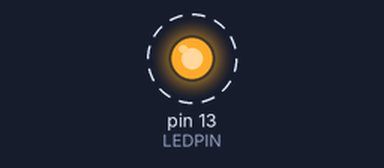
The sketch below on a simulated Arduino Mega 2560, built with avr-gcc and run on an emulated ATmega2560. Shown: output pins drawn as LEDs (lit = HIGH). Dashed ring = blinking. No radio packets arrive unless stated; pins used as bus, display or sensor lines are not drawn.

Above: at 0.09 s.
Timing chart, 0 to 3.0 s (numbered marks = the images above):
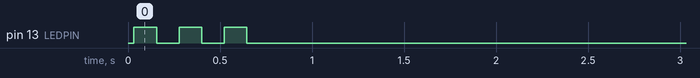

Measured:
- by itself, pin 13 (LEDPIN): alternates HIGH for 0.12 s and LOW for 0.12 s, 5 changes in all, then stays LOW

The sketch:

RadioPassthrough.ino
```cpp
// Timeout in ms to wait for a serial message
#define SERIALBAUD 115200
#define SERIALTIMEOUT 5

// Timeout in ms to wait for a radio message
#define RADIOTIMEOUT 5

// Whether to output diagnotic messages on the serial console - set to 1 to see messages
#define CONSOLE 0

//
// Support for switchable console output and printf formatting
//

char outbuffer[256];
#define console(...) { if (CONSOLE) { sprintf(outbuffer, __VA_ARGS__); Serial.print(outbuffer); }; };

//
// Radio support and wrappers for basic functionality
//

#include <SPI.h>
#include <RH_RF95.h>

#define RFM95_CS 4
#define RFM95_RST 2
#define RFM95_INT 3
#define RF95_FREQ 434.0

// Singleton instance of the radio driver
RH_RF95 radio(RFM95_CS, RFM95_INT);

bool radioinit() {
  return radio.init();
}

bool setFrequency(float freq) {
  return radio.setFrequency(freq);
}

void setTxPower(int8_t power, bool useRFO) {
  radio.setTxPower(power, useRFO);
}

bool radiosend(const uint8_t *buffer, uint8_t length) {
  radio.send(buffer, length);
  radio.waitPacketSent();
  return true;
}

bool radiorecv(uint8_t *buffer, uint8_t* length) {
   if (radio.waitAvailableTimeout(RADIOTIMEOUT)) {
       if (radio.recv(buffer, length) && (*length) > 0) {
           return true;
       }
   }
   return false;
}

//
// Allow for easy redefinition of the relevant serial port
//

#define rPi Serial3

//
// Suport for blinking the board's LED, no use of delay!!!
//

#define LEDPIN LED_BUILTIN
#define LEDINT 100

unsigned long transtime = 0;
unsigned int ledstate = LOW;
unsigned int ledcount = 0;

void blinkit(int count=1) {
  ledcount += count;
  if (transtime == 0) {
    ledstate = HIGH;
    digitalWrite(LEDPIN,ledstate);
    transtime = (millis()+LEDINT);
  }
}

void blinker() {
  if (transtime > 0 && millis() > transtime) {
    if (ledstate == HIGH) {
      ledstate = LOW;
      digitalWrite(LEDPIN,ledstate);
      ledcount--;
      if (ledcount == 0) {
        transtime = 0;
      } else {
        transtime = (millis()+LEDINT);
      }
    } else {
      ledstate = HIGH;
      digitalWrite(LEDPIN,ledstate);
      transtime = (millis()+LEDINT);
    }
  }
}

//
// Support for computing checksums
//

unsigned long crc32b(uint8_t *buffer, int len) {
   int i, j;
   unsigned long byte, crc, mask;

   i = 0;
   crc = 0xFFFFFFFF;
   while (i < len) {
      byte = buffer[i];            // Get next byte.
      crc = crc ^ byte;
      for (j = 7; j >= 0; j--) {    // Do eight times.
         mask = -(crc & 1);
         crc = (crc >> 1) ^ (0xEDB88320 & mask);
      }
      i = i + 1;
   }
   return ~crc;
}

uint8_t getbyte(unsigned long a, uint8_t b) {
  return (uint8_t)((a>>(b*8)) & 0x000000ff);
}

//
// State variables for sending...
//

bool rpiread=true;
bool radiotx=false;

//
// Initial setup of the arduino program
//

void setup() {

    // Start the console
    if (CONSOLE) {Serial.begin(9600);}

    // Setup the blinking LED
    pinMode(LEDPIN, OUTPUT);
    digitalWrite(LEDPIN, LOW);

    // Setup the RPi serial connection
    rPi.begin(SERIALBAUD);
    rPi.setTimeout(SERIALTIMEOUT);

    // Initialize the radio
    pinMode(RFM95_RST, OUTPUT);
    digitalWrite(RFM95_RST, HIGH);
    delay(10);
    digitalWrite(RFM95_RST, LOW);
    delay(10);
    digitalWrite(RFM95_RST, HIGH);
    delay(10);

    while (!radioinit()) {
        console("LoRa radio init failed");
        while (1);
    }
    // Defaults after init are 434.0MHz, modulation GFSK_Rb250Fd250, +13dbM
    if (!setFrequency(RF95_FREQ)) {
        console("setFrequency failed");
        while (1);
    }
    setTxPower(5, false);
    console("LoRa radio ready.\n");

    // initial state
    rpiread=true;
    radiotx=false;

    // Blink the LED three times
    blinkit(3);

}

//
// Set up the buffers for the RPi serial messages and the Radio messages...
//

#define RPIBUFSIZE 4096
#define RADBUFSIZE 255
#define RADMAXMSG1 240
#define RADMAXMSG2 220
#define RADMAXMSG3 190

uint8_t rpibuffer[RPIBUFSIZE];
unsigned int rpibuflen = 0;
unsigned int rpibufpos = 0;

uint8_t radbuffer[RADBUFSIZE];
uint8_t radbuflen;

#define FEND 0xC0

//
// Repeating loop
//

void loop() {

    // Blink LED as needed...
    blinker();

    if (rpiread) {
        rpibuflen = rPi.readBytes(rpibuffer, RPIBUFSIZE);
        if (rpibuflen > 0) {
            console(" Serial read: %d bytes\n",rpibuflen);
            rpiread = false;
            radiotx = true;
            rpibufpos = 0;
        }
    }

    if (radiotx) {
        unsigned int i,j,l;
        i = rpibufpos;
        for (j=(i+1); j<rpibuflen; j++) {
            if (rpibuffer[j] == FEND) {
                break;
            }
        }
        j = min((j+1),rpibuflen);
        l = j-i;

        // Frame goes from i ... (j-1), length of frame is (j-i)
        if ((l <= 3*RADMAXMSG3) && (rpibuffer[i] == FEND) && ((rpibuffer[i+1]&0x0F) == 0) && (rpibuffer[j-1] == FEND)) {
            console("      Packet: 0x%02X 0x%02X ... 0x%02X (%u bytes)\n",rpibuffer[i],(rpibuffer[i+1]&0x0F),rpibuffer[j-1],l);
            if (l <= RADMAXMSG1) {
                console("  Radio send: %u - %u (%d bytes)\n",i,j-1,l);
                radiosend(rpibuffer+i,l);
                blinkit();
            } else if (l <= 2*RADMAXMSG2) {
                console("  Radio send: %u - %u (%d bytes)\n",i,i+RADMAXMSG2-1,RADMAXMSG2);
                radiosend(rpibuffer+i,RADMAXMSG2);
                blinkit();
                console("  Radio send: %u - %u (%d bytes)\n",i+RADMAXMSG2,j-1,l-RADMAXMSG2);
                radiosend(rpibuffer+i+RADMAXMSG2,l-RADMAXMSG2);
                blinkit();
            } else {
                console("  Radio send: %u - %u (%d bytes)\n",i,i+RADMAXMSG3-1,RADMAXMSG3);
                radiosend(rpibuffer+i,RADMAXMSG3);
                blinkit();
                console("  Radio send: %u - %u (%d bytes)\n",i+RADMAXMSG3,i+2*RADMAXMSG3-1,RADMAXMSG3);
                radiosend(rpibuffer+i+RADMAXMSG3,RADMAXMSG3);
                blinkit();
                console("  Radio send: %u - %u (%d bytes)\n",i+2*RADMAXMSG3,j-1,l-2*RADMAXMSG3);
                radiosend(rpibuffer+i+2*RADMAXMSG3,l-2*RADMAXMSG3);
                blinkit();
            }
        } else {
            if ((j-i) == 4) {
              console(" Ctl Packet: 0x%02X 0x%02X 0x%02X 0x%02X\n",rpibuffer[i],(rpibuffer[i+1]&0x0F),rpibuffer[i+2],rpibuffer[j-1]);
            } else {
              console(" Bad Packet: 0x%02X 0x%02X ... 0x%02X\n",rpibuffer[i],(rpibuffer[i+1]&0x0F),rpibuffer[j-1]);
            }
        }

        rpibufpos = j;
        if (rpibufpos == rpibuflen) {
            rpibufpos = 0;
            rpiread = true;
            radiotx = false;
        }

    }

    while (true) {
        radbuflen = RADBUFSIZE;
        if (radiorecv(radbuffer, &radbuflen)) {
            console("  Radio recv: %d bytes\n",radbuflen);
            rPi.write(radbuffer, radbuflen);
            console("Serial write: %d bytes\n",radbuflen);
        } else {
            break;
        }
    }

}
```
